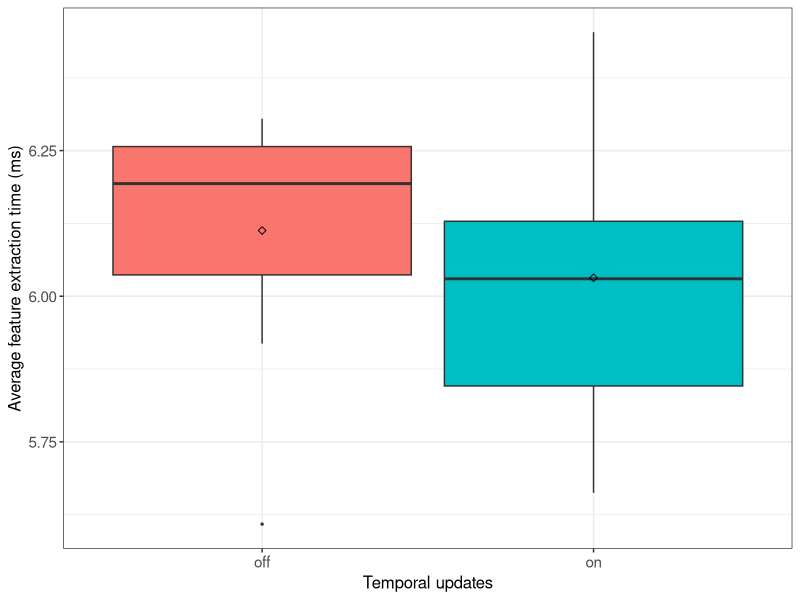
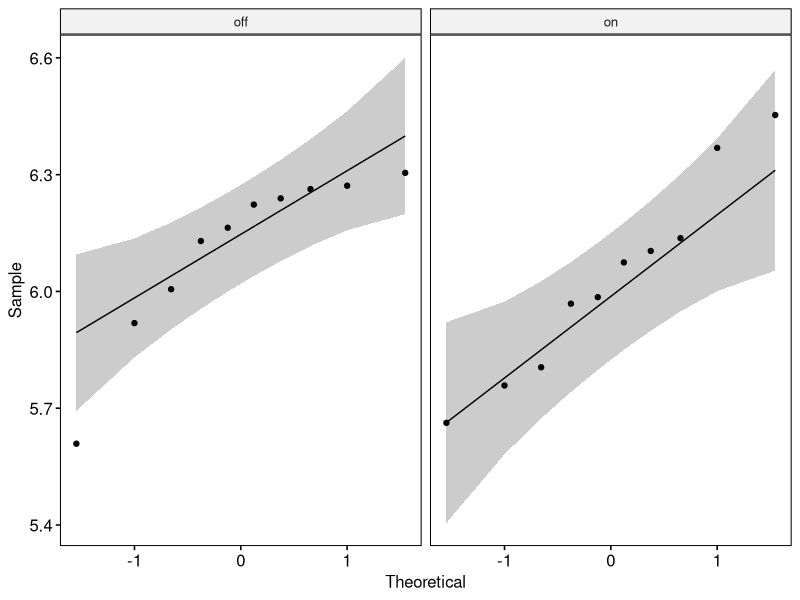

These charts were generated, in order, by the following R code:
## ---- chunk 1
if (!require('tidyverse')) install.packages('tidyverse', dependencies = TRUE); library('tidyverse')
if (!require('ggpubr')) install.packages('ggpubr', dependencies = TRUE); library('ggpubr')
if (!require('rstatix')) install.packages('rstatix', dependencies = TRUE); library('rstatix')
if (!require('ggplot2')) install.packages('ggplot2', dependencies = TRUE); library('ggplot2')
## ---- chunk 2
data <- read.csv(file = '../../raw_data/test_temporal_updates/run_table.csv')
data <- subset(data, select = c(X__run_id, temporal_updates, avg_extraction_time_ms))
data$temporal_updates <- as.factor(data$temporal_updates)
data$avg_extraction_time_ms <- as.numeric(data$avg_extraction_time_ms)
## ---- chunk 3
data %>%
  group_by(temporal_updates) %>%
  get_summary_stats(avg_extraction_time_ms, type = "mean_sd")
## ---- chunk 4
ggplot(data, aes(x = temporal_updates, y = avg_extraction_time_ms, fill = temporal_updates)) +
  theme_bw() + 
  geom_boxplot(width = 0.9, outlier.size = 0.5) + 
  stat_summary(fun = mean, color = 'black', geom = 'point', shape = 5, size = 1.5) +
  labs(x = "Temporal updates", y = "Average feature extraction time (ms)") +
  theme(legend.position = 'none') +
  theme(
    axis.title.x = element_text(size = 12, family = 'sans'),
    axis.title.y = element_text(size = 12, family = 'sans'),
    axis.text.x = element_text(size = 11, family = 'sans'),
    axis.text.y = element_text(size = 11, family = 'sans')
  )
## ---- chunk 5
data %>% 
  group_by(temporal_updates) %>%
  identify_outliers(avg_extraction_time_ms)
## ---- chunk 6
ggqqplot(data, x = "avg_extraction_time_ms", facet.by = "temporal_updates")
## ---- chunk 7
data %>%
  group_by(temporal_updates) %>%
  shapiro_test(avg_extraction_time_ms)
## ---- chunk 8
data %>%
  rstatix::wilcox_test(avg_extraction_time_ms ~ temporal_updates) %>%
  add_significance()
